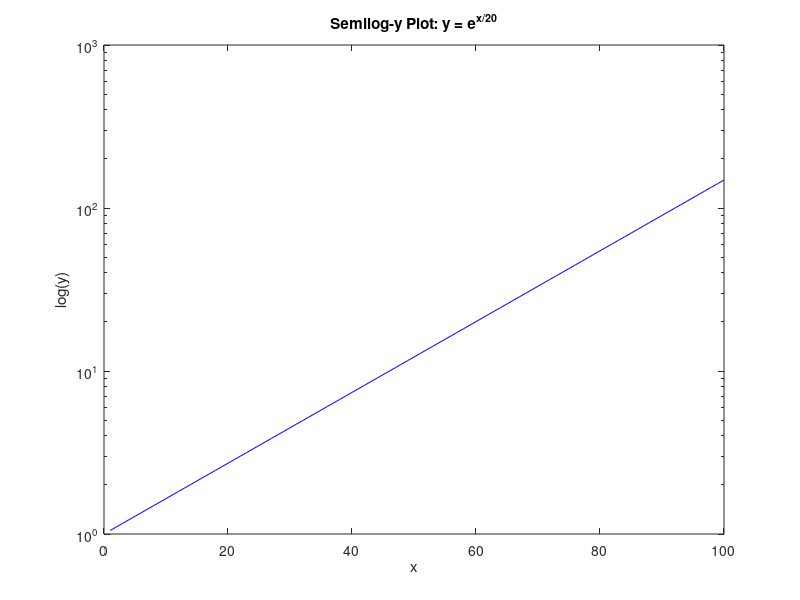

MATLAB code to generate this figure:
%plot fungsi kuadrat
% x = -10:1:10;
% y = x.^2;
% plot(x, y)
% title('Fungsi Kuadrat: y = x^2')
% xlabel('x'); ylabel('y');

%multiple plot
% x = linspace(0, 2*pi, 100);
% plot(x, sin(x), x, cos(x))
% legend('sin(x)', 'cos(x)')
% title('Beberapa Fungsi')

%subplot
% x = linspace(0, 2*pi, 100);
% subplot(2,1,1)
% plot(x, sin(x))
% title('sin(x)')
% subplot(2,1,2)
% plot(x, cos(x))
% title('cos(x)')

%scater plot
% x = randn(1,100);
% y = randn(1,100);
% scatter(x, y)
% title('Scatter Plot Acak')

%bar chart
% data = [5 2 7 3];
% bar(data)
% title('Bar Chart Sederhana')

%Bar chart Horizontal
% data = [3 7 1 6];
% barh(data)
% title('Bar Chart Horizontal')

%pie chart
% data = [3 5 2 6];
% labels = {'A', 'B', 'C', 'D'};
% pie(data, labels)
% title('Pie Chart')

%area plot
% x = 1:10;
% y = rand(1,10);
% area(x, y)
% title('Area Plot')

%3D Heliks
% t = linspace(0, 10*pi, 1000);
% x = sin(t); y = cos(t); z = t;
% plot3(x, y, z)
% title('Plot 3D Heliks')

%surface plot
% [X, Y] = meshgrid(-5:0.5:5);
% Z = sin(sqrt(X.^2 + Y.^2));
% surf(X, Y, Z)
% title('Surface Plot')

%mesh plot
% [X, Y] = meshgrid(-3:0.1:3);
% Z = peaks(X,Y);
% mesh(X, Y, Z)
% title('Mesh Plot')

%contour plot
% [X, Y] = meshgrid(-5:0.1:5);
% Z = X.*exp(-X.^2 - Y.^2);
% contour(X, Y, Z)
% title('Contour Plot')

%Quiver plot (river)
% [x, y] = meshgrid(-2:0.5:2, -2:0.5:2);
% u = -y;
% v = x;
% quiver(x, y, u, v)
% title('Quiver Plot')

%streamline plot
% [x, y] = meshgrid(-2:0.1:2, -2:0.1:2);
% u = 1 - x.^2 + y;
% v = 1 + x - y.^2;
% streamslice(x, y, u, v)
% title('Streamline Plot')

%fill plot
% x = 0:0.1:2*pi;
% y1 = sin(x);
% y2 = sin(x) + 0.5;
% fill([x fliplr(x)], [y1 fliplr(y2)], 'g')
% title('Fill Between Two Curves')

%Animate plot
% x = linspace(0, 2*pi, 100);
% h = plot(x, sin(x));
% axis([0 2*pi -1.5 1.5])
% for k = 1:100
%     y = sin(x + k*0.1);
%     set(h, 'YData', y);
%     pause(0.05)
% end
% title('Animasi Sinus Bergerak')


% Bola tengah (iris)
% [x2, y2, z2] = sphere(50);
% surf(0.5*x2, 0.5*y2, 0.5*z2 + 0.5, 'FaceColor', 'b', 'EdgeColor', 'none')

% Bola tengah kecil (pupil)
% [x3, y3, z3] = sphere(50);
% surf(0.2*x3, 0.2*y3, 0.2*z3 + 0.8, 'FaceColor', 'k', 'EdgeColor', 'none')

% axis equal
% view(3)
% camlight; lighting gouraud
% title('Bola Mata 3D')

%spiral 3D
% theta = linspace(0, 4*pi, 1000);
% z = linspace(-2, 2, 1000);
% r = z.^2 + 1;
% x = r .* cos(theta);
% y = r .* sin(theta);
% plot3(x, y, z, 'b')
% grid on
% axis equal
% title('Spiral 3D')


%stem plot
% n = 0:20;
% xn = (0.9).^n .* sin(0.3*pi*n);
% figure;
% stem(n, xn, 'filled');
% title('Stem Plot: Sinyal Diskret Teredam');
% xlabel('n'); ylabel('x[n]');

%heatmap plot
% M = peaks(50);      % matriks contoh
% figure;
% imagesc(M);
% colorbar;
% title('Heatmap: peaks(50)');

%boxsplot
% data = randn(100,3);  % tiga grup data acak
% figure;
% boxplot(data, {'Grup A','Grup B','Grup C'});
% title('Boxplot: Sebaran Data');
% ylabel('Nilai');

%log-log plot
% x = logspace(0.1, 2, 100);
% y = x.^2;
% figure;
% loglog(x, y, 'r','LineWidth',2);
% title('Log-Log Plot: y = x^2');
% xlabel('log(x)'); ylabel('log(y)');
% grid on;

%semilog plot
x = 1:100;
y = exp(x/20);
figure;
semilogy(x, y, 'b');
title('Semilog-y Plot: y = e^{x/20}');
xlabel('x'); ylabel('log(y)');
